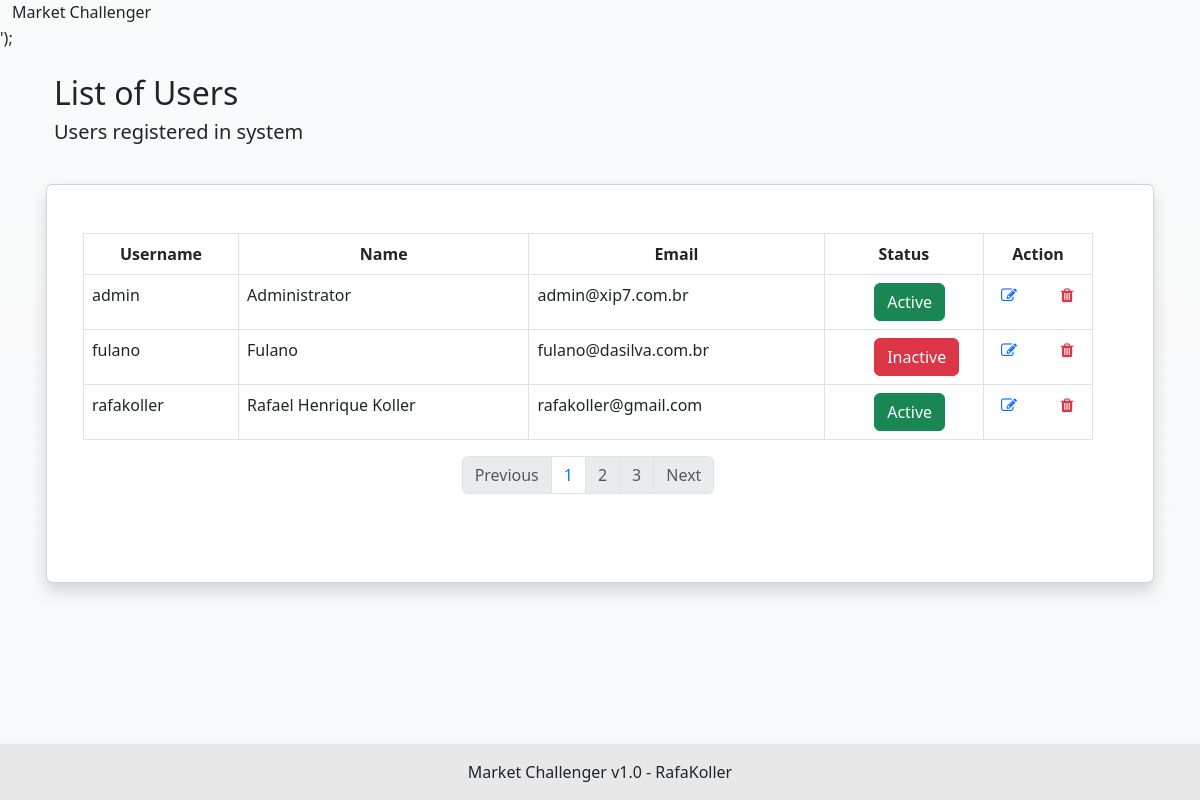
The page /market/app/view/front.php?class=UserList (signed in) on the database its author committed.
### tables this page shows
CREATE TABLE `user` (
  `id` int NOT NULL AUTO_INCREMENT,
  `name` varchar(100) NOT NULL,
  `username` varchar(50) NOT NULL,
  `email` varchar(100) NOT NULL,
  `password` varchar(100) NOT NULL,
  `status` int NOT NULL,
  UNIQUE KEY `tb_user_id_IDX` (`id`) USING BTREE
);

### market/app/model/Connection.php (called while the page is built, shortened)
<?php
class Connection{
    private function connect()
    {
        $this->conn = mysqli_connect(HOST, USER, PASS,DB_NAME);
    }
}

### market/app/model/User.php (the view, shortened to what this page needs)
<?php
require 'Connection.php';
class User extends Connection {
    public function getRegisters($limite,$pagecurr)
    {
        $offset = ($pagecurr == 1 || $pagecurr == 0)?0:($pagecurr - 1)*$limite;
        $db = new Connection();
        $con = $db->getConnection();
        $query = "SELECT * FROM `user` ORDER BY `name` ASC  LIMIT ".$limite."  OFFSET ".$offset.";";
        $results = mysqli_query($con, $query) or die(mysqli_error($con));
        $listyps = '';
        foreach ($results as $res)
        {
            $status = ($res['status'] == 0) ? '<a href="front.php?class=User&status=hownow&mode=inactive&key='.$res['id'].'" class="btn btn-danger" title="Inactive">Inactive</a>' : '<a href="front.php?class=User&status=hownow&mode=active&key='.$res['id'].'" class="btn btn-success" title="Active">Active</a>';
            $listyps .= '<tr>
                          <td>'.$res['username'].'</td>
                          <td>'.$res['name'].'</td>
                          <td>'.$res['email'].'</td>
                          <td>
                            <div class="row d-flex justify-content-center">
                                <div class="col-6 text-center" style="text-align: center !important;">
                                    '.$status.'
                                </div>
                            </div>
                          </td>
                          <td>
                            <div class="row d-flex justify-content-center">
                                <div class="col-6 text-center">
                                    <a href="front.php?class=User&key='.$res['id'].'" title="Edit"><i class="fa fa-pencil-square-o text-center" aria-hidden="true"></i></a>
                                </div>
                                <div class="col-6 text-center">
                                    <a href="front.php?class=User&status=del&key='.$res['id'].'" title="Delete"><i class="fa fa-trash text-danger text-center" aria-hidden="true"></i></a>
                                </div>
                            </div>
                          </td>
                        </tr>';
        }
        $registers = '<table class="table table-bordered mw-100">
                          <thead>
                            <tr>
                              <th scope="col"><div class="text-center">Username</div></th>
                              <th scope="col"><div class="text-center">Name</div></th>
                              <th scope="col"><div class="text-center">Email</div></th>
                              <th scope="col"><div class="text-center">Status</div></th>
                              <th scope="col"><div class="text-center">Action</div></th>
                            </tr>
                          </thead>
                          <tbody>
                            '.$listyps.'
                          </tbody>
                        </table> ';
        return $registers;
    }
}

### market/app/controler/Helper.php (shortened to what this page needs)
<?php
class Helper extends Connection
{
    public static function getPagination($limite,$pagecurr,$table,$class)
    {
        $db = new Connection();
        $con = $db->getConnection();
        $querytot = "SELECT * FROM `".$table."` ORDER BY `id`;";
        $resultstot = mysqli_query($con, $querytot) or die(mysqli_error($con));
        $count = mysqli_num_rows($resultstot);
        $pages = ceil(($count / $limite));
        $previous = (($pagecurr - 1)<=0)?" disabled":"";
        $next = (($pagecurr + 1) > $pages)?" disabled":"";
        $nenext = (($pagecurr + 2) > $pages)?" disabled":"";
        $pagination = '<nav>
                          <ul class="pagination justify-content-center">
                            <li class="page-item">
                              <a class="page-link'.$previous.'" href="front.php?class='.$class.'&page='.($pagecurr - 1).'" tabindex="-1">Previous</a>
                            </li>
                            <li class="page-item"><a class="page-link" href="front.php?class='.$class.'&page='.$pagecurr.'">'.$pagecurr.'</a></li>
                            <li class="page-item'.$next.'"><a class="page-link" href="front.php?class='.$class.'&page='.($pagecurr + 1).'">'.($pagecurr + 1).'</a></li>
                            <li class="page-item'.$nenext.'"><a class="page-link" href="front.php?class='.$class.'&page='.($pagecurr + 2).'">'.($pagecurr + 2).'</a></li>
                            <li class="page-item">
                              <a class="page-link'.$next.'" href="front.php?class='.$class.'&page='.($pagecurr + 1).'">Next</a>
                            </li>
                          </ul>
                        </nav>';
        return $pagination;
    }
}

### market/app/controler/UserList.php (shortened to what this page needs)
<?php
class UserList extends User
{
    public function getData($data = null)
    {
        $pagecurr = 1;
        $registers = $this->getRegisters(self::LIMITE,$pagecurr);
        $pagination = Helper::getPagination(self::LIMITE,$pagecurr,'user','UserList');
        $modal = '';
        $this->dataclass = $modal.'<div class="pb-5">
                                <div class="row g-4">
                                    <div class="col-12 col-xxl-6">
                                      <div class="mb-8">
                                        <h2 class="mb-2">List of Users</h2>
                                        <h5 class="text-700 fw-semi-bold">Users registered in system</h5>
                                      </div>
                                    </div>
                                </div>
                            </div>
                            <div class="row flex-between-center mb-4 g-3 card overflow-hidden shadow">
                                <div class="row p-5">
                                    '.$registers.'
                                    '.$pagination.'
                                </div>
                                <br>
                            </div>';
        return $this->dataclass;
    }
}

### market/app/view/front.php (shortened to what this page needs)
<?php
include '../controler/UserList.php';
include '../controler/ErrorView.php';
$classes = get_declared_classes();
$menu = file_get_contents('menu.phtml');
if (isset($_GET['class']) && !empty($_GET['class'])) {
    $data = [];
    $data = (isset($_GET)) ? $_GET : null;
    $data['page'] = (isset($page))?$page:null;
    if (!in_array($data['class'],$classes)) {
        $class = new ErrorView;
        $container_data = $class->getData($data);
        $menu_replace =  str_replace("{ErrorView}",'active',$menu);
    } else {
        $class = new $reclass();
        if (isset($_POST) && !empty($_POST)) {
            $returndata = $class->onPost($_POST);
            $status = (!empty($returndata['status']))?'&status='.$returndata['status']:'';
            $key = (!empty($returndata['key']))?'&key='.$returndata['key']:'';
            if(isset($returndata['status']) && $returndata['status'] == 'sale') {
                header("Location: ".DIRSYS."/app/view/front.php?class=OrderList".$status.$key);
            } else {
                header("Location: ".DIRSYS."/app/view/front.php?class=".$data['class'].$status.$key);
            }
        } else {
            $container_data = $class->getData($data);
        }
    }
} else {
    $class = new HomeView;
    $container_data = $class->getData();
    $menu_replace =  str_replace("{HomeView}",'active',$menu);
}
$menu_replace =  str_replace("{usuario}",$_SESSION['firstname'],$menu);
$menu_replace =  str_replace("{dirsys}",DIRSYS,$menu_replace);
$containerclass = (isset($data['class']) && $data['class'] == 'OrderForm')? 'col-12' : 'container';
$stylepos = (isset($data['class']) && $data['class'] == 'OrderForm')? 'style="background: linear-gradient(to bottom, #9DA3A9, transparent) no-repeat bottom; background-size: 100% 100%; height: 60em;background-attachment: fixed;"' : 'class="bg-light bg-gradient"';
?>
<!DOCTYPE html>
<html lang="en">
    <?php
    include 'header.phtml';
    ?>
    <body <?= $stylepos ?>>
        <?php
        echo $menu_replace;
        ?>
        <div id="container" class="<?= $containerclass ?> p-4">
            <?php
            echo $container_data;
            ?>
        </div><br><br>
    </body>
        <?php
        include 'footer.phtml';
        ?>
</html>

### market/app/view/header.phtml (shortened to what this page needs)
<head>
    <link href="https://cdn.jsdelivr.net/npm/bootstrap@5.3.0-alpha3/dist/css/bootstrap.min.css" rel="stylesheet">
    <link rel="stylesheet" href="../../includes/css/font-awesome.min.css">
    <link rel="stylesheet" href="../../includes/css/crousel.css">
</head>

### market/app/view/footer.phtml
<footer class="noPrint text-center fixed-bottom shadow" style="background-color: #E8E8E8">
    <div class="text-center p-3">
        Market Challenger v1.0 -
        <a class="text-decoration-none" href="https://github.com/rafakoller/marketchallenger" style="color: var(--bs-body-color);">RafaKoller</a>
    </div>
</footer>

### rows shown on the page
user: username "admin", name "Administrator", email "admin@xip7.com.br"
user: username "fulano", name "Fulano", email "fulano@dasilva.com.br"
user: username "rafakoller", name "Rafael Henrique Koller", email "rafakoller@gmail.com"

### other values the page prints
$menu_replace "Market Challenger ');"
$pagecurr "1"
$pagecurr + 1 "2"
$pagecurr + 2 "3"
